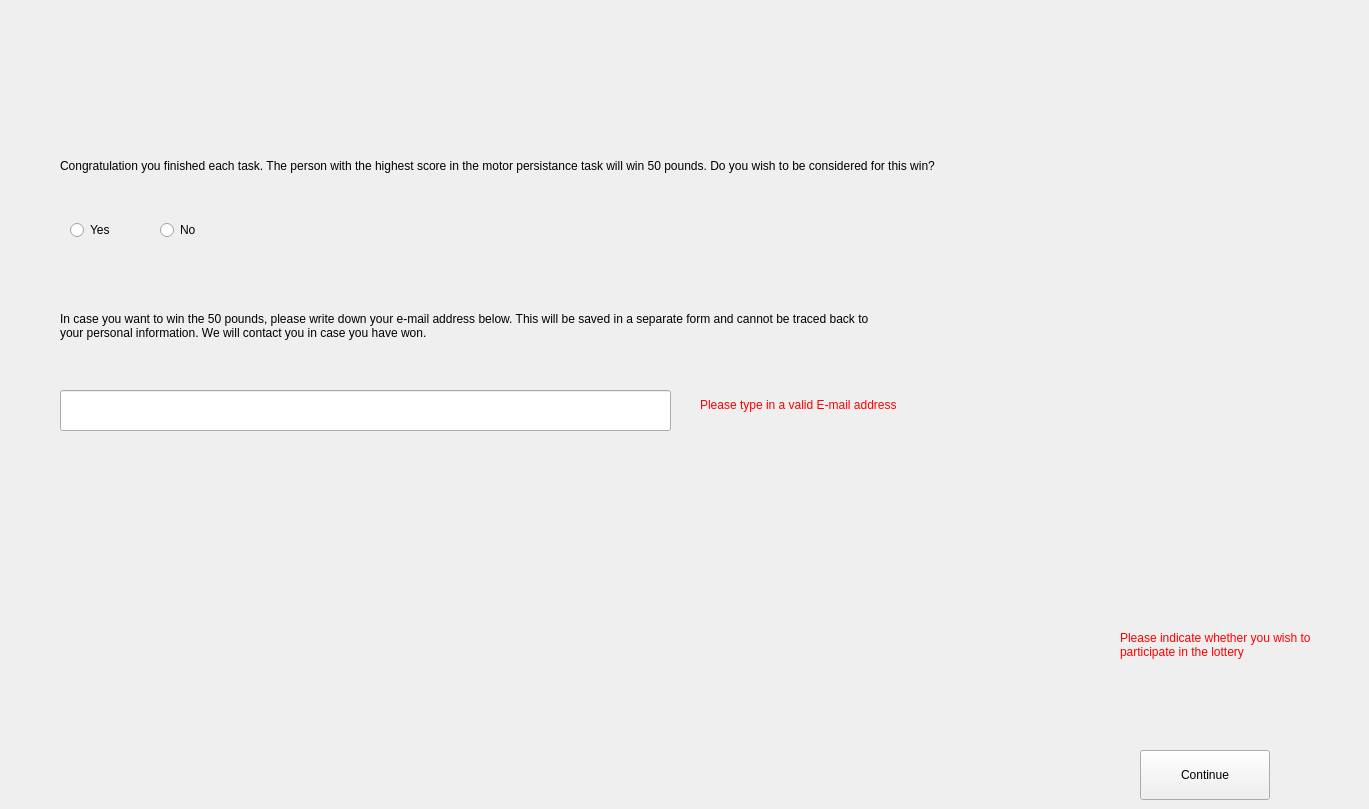
    <widget class="QWidget" name="page_13">
     <widget class="QLabel" name="UCLLogo_8">
      <property name="geometry">
       <rect>
        <x>0</x>
        <y>0</y>
        <width>1360</width>
        <height>100</height>
       </rect>
      </property>
      <property name="text">
       <string/>
      </property>
      <property name="pixmap">
       <pixmap>UCLLogo.jpg</pixmap>
      </property>
      <property name="scaledContents">
       <bool>true</bool>
      </property>
     </widget>
     <widget class="QLabel" name="ErrorClick">
      <property name="geometry">
       <rect>
        <x>1120</x>
        <y>570</y>
        <width>221</width>
        <height>151</height>
       </rect>
      </property>
      <property name="text">
       <string>&lt;html&gt;&lt;head/&gt;&lt;body&gt;&lt;p&gt;&lt;span style=&quot; color:#ff0000;&quot;&gt;Please indicate whether you wish to participate in the lottery&lt;/span&gt;&lt;/p&gt;&lt;/body&gt;&lt;/html&gt;</string>
      </property>
      <property name="wordWrap">
       <bool>true</bool>
      </property>
     </widget>
     <widget class="QLabel" name="label_7">
      <property name="geometry">
       <rect>
        <x>60</x>
        <y>280</y>
        <width>811</width>
        <height>91</height>
       </rect>
      </property>
      <property name="text">
       <string>In case you want to win the 50 pounds, please write down your e-mail address below. This will be saved in a separate form and cannot be traced back to your personal information. We will contact you in case you have won.</string>
      </property>
      <property name="wordWrap">
       <bool>true</bool>
      </property>
     </widget>
     <widget class="QLabel" name="ErrorEmail">
      <property name="geometry">
       <rect>
        <x>700</x>
        <y>380</y>
        <width>351</width>
        <height>51</height>
       </rect>
      </property>
      <property name="text">
       <string>&lt;html&gt;&lt;head/&gt;&lt;body&gt;&lt;p&gt;&lt;span style=&quot; color:#ff0000;&quot;&gt;Please type in a valid E-mail address&lt;/span&gt;&lt;/p&gt;&lt;/body&gt;&lt;/html&gt;</string>
      </property>
     </widget>
     <widget class="QRadioButton" name="YesParticipate">
      <property name="geometry">
       <rect>
        <x>70</x>
        <y>220</y>
        <width>95</width>
        <height>20</height>
       </rect>
      </property>
      <property name="text">
       <string>Yes</string>
      </property>
     </widget>
     <widget class="QPushButton" name="ContinueEmail">
      <property name="geometry">
       <rect>
        <x>1140</x>
        <y>750</y>
        <width>130</width>
        <height>50</height>
       </rect>
      </property>
      <property name="text">
       <string>Continue</string>
      </property>
     </widget>
     <widget class="QLineEdit" name="Email">
      <property name="geometry">
       <rect>
        <x>60</x>
        <y>390</y>
        <width>611</width>
        <height>41</height>
       </rect>
      </property>
      <property name="text">
       <string/>
      </property>
     </widget>
     <widget class="QRadioButton" name="NoParticipate">
      <property name="geometry">
       <rect>
        <x>160</x>
        <y>220</y>
        <width>95</width>
        <height>20</height>
       </rect>
      </property>
      <property name="text">
       <string>No</string>
      </property>
     </widget>
     <widget class="QLabel" name="CongratMessage">
      <property name="geometry">
       <rect>
        <x>60</x>
        <y>140</y>
        <width>1141</width>
        <height>51</height>
       </rect>
      </property>
      <property name="text">
       <string>Congratulation you finished each task. The person with the highest score in the motor persistance task will win 50 pounds. Do you wish to be considered for this win?</string>
      </property>
      <property name="wordWrap">
       <bool>true</bool>
      </property>
     </widget>
    </widget>
